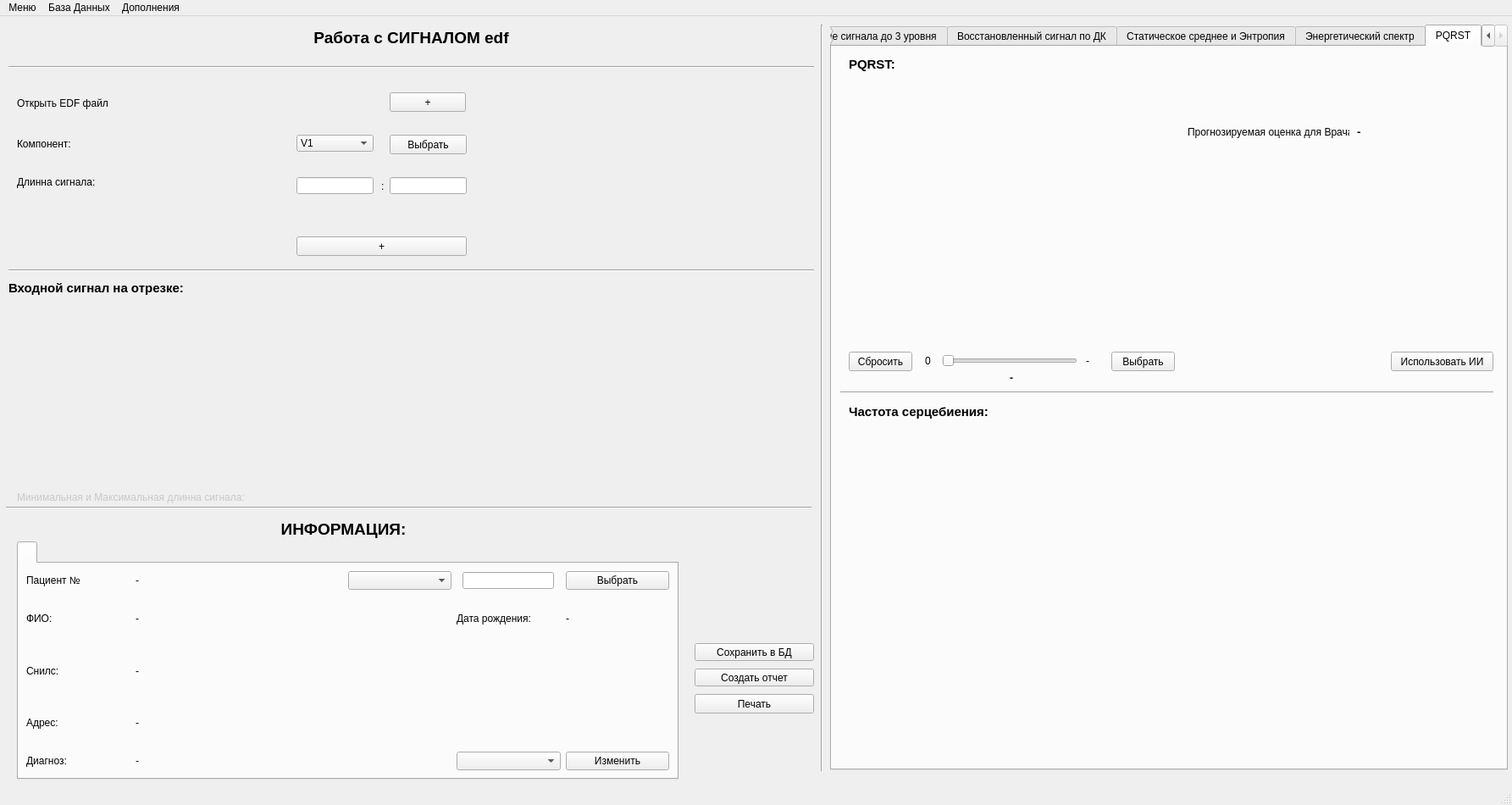
<?xml version="1.0" encoding="UTF-8"?>
<ui version="4.0">
 <class>MainWindow</class>
 <widget class="QMainWindow" name="MainWindow">
  <property name="geometry">
   <rect>
    <x>0</x>
    <y>0</y>
    <width>1785</width>
    <height>950</height>
   </rect>
  </property>
  <property name="minimumSize">
   <size>
    <width>1785</width>
    <height>950</height>
   </size>
  </property>
  <property name="maximumSize">
   <size>
    <width>1785</width>
    <height>950</height>
   </size>
  </property>
  <property name="windowTitle">
   <string>MainWindow</string>
  </property>
  <widget class="QWidget" name="centralwidget">
   <widget class="Line" name="line">
    <property name="geometry">
     <rect>
      <x>960</x>
      <y>10</y>
      <width>20</width>
      <height>881</height>
     </rect>
    </property>
    <property name="orientation">
     <enum>Qt::Vertical</enum>
    </property>
   </widget>
   <widget class="QTabWidget" name="tabWidget">
    <property name="geometry">
     <rect>
      <x>980</x>
      <y>10</y>
      <width>800</width>
      <height>880</height>
     </rect>
    </property>
    <property name="minimumSize">
     <size>
      <width>800</width>
      <height>880</height>
     </size>
    </property>
    <property name="maximumSize">
     <size>
      <width>800</width>
      <height>880</height>
     </size>
    </property>
    <property name="currentIndex">
     <number>4</number>
    </property>
    <widget class="QWidget" name="tab">
     <attribute name="title">
      <string>Разложение сигнала до 3 уровня</string>
     </attribute>
     <widget class="PlotWidget" name="widget" native="true">
      <property name="geometry">
       <rect>
        <x>10</x>
        <y>40</y>
        <width>779</width>
        <height>171</height>
       </rect>
      </property>
     </widget>
     <widget class="QLabel" name="label_7">
      <property name="geometry">
       <rect>
        <x>10</x>
        <y>10</y>
        <width>781</width>
        <height>21</height>
       </rect>
      </property>
      <property name="font">
       <font>
        <pointsize>11</pointsize>
        <weight>75</weight>
        <bold>true</bold>
       </font>
      </property>
      <property name="text">
       <string>Разложение сигнала до уровня 1</string>
      </property>
     </widget>
     <widget class="QLabel" name="label_8">
      <property name="geometry">
       <rect>
        <x>10</x>
        <y>260</y>
        <width>781</width>
        <height>21</height>
       </rect>
      </property>
      <property name="font">
       <font>
        <pointsize>11</pointsize>
        <weight>75</weight>
        <bold>true</bold>
       </font>
      </property>
      <property name="text">
       <string>Разложение сигнала до уровня 2</string>
      </property>
     </widget>
     <widget class="PlotWidget" name="widget_2" native="true">
      <property name="geometry">
       <rect>
        <x>10</x>
        <y>290</y>
        <width>779</width>
        <height>171</height>
       </rect>
      </property>
     </widget>
     <widget class="PlotWidget" name="widget_3" native="true">
      <property name="geometry">
       <rect>
        <x>10</x>
        <y>540</y>
        <width>779</width>
        <height>171</height>
       </rect>
      </property>
     </widget>
     <widget class="QLabel" name="label_9">
      <property name="geometry">
       <rect>
        <x>10</x>
        <y>510</y>
        <width>781</width>
        <height>21</height>
       </rect>
      </property>
      <property name="font">
       <font>
        <pointsize>11</pointsize>
        <weight>75</weight>
        <bold>true</bold>
       </font>
      </property>
      <property name="text">
       <string>Разложение сигнала до уровня 3</string>
      </property>
     </widget>
     <widget class="Line" name="line_12">
      <property name="geometry">
       <rect>
        <x>10</x>
        <y>230</y>
        <width>781</width>
        <height>21</height>
       </rect>
      </property>
      <property name="orientation">
       <enum>Qt::Horizontal</enum>
      </property>
     </widget>
     <widget class="Line" name="line_13">
      <property name="geometry">
       <rect>
        <x>10</x>
        <y>480</y>
        <width>781</width>
        <height>21</height>
       </rect>
      </property>
      <property name="orientation">
       <enum>Qt::Horizontal</enum>
      </property>
     </widget>
    </widget>
    <widget class="QWidget" name="tab_2">
     <attribute name="title">
      <string>Восстановленный сигнал по ДК</string>
     </attribute>
     <widget class="PlotWidget" name="widget_5" native="true">
      <property name="geometry">
       <rect>
        <x>10</x>
        <y>40</y>
        <width>779</width>
        <height>171</height>
       </rect>
      </property>
     </widget>
     <widget class="QLabel" name="label_10">
      <property name="geometry">
       <rect>
        <x>10</x>
        <y>10</y>
        <width>781</width>
        <height>21</height>
       </rect>
      </property>
      <property name="font">
       <font>
        <pointsize>11</pointsize>
        <weight>75</weight>
        <bold>true</bold>
       </font>
      </property>
      <property name="text">
       <string>Восстановленный сигнал по детализирующим коэфициентам на частоте:</string>
      </property>
     </widget>
     <widget class="QLabel" name="label_11">
      <property name="geometry">
       <rect>
        <x>10</x>
        <y>260</y>
        <width>781</width>
        <height>21</height>
       </rect>
      </property>
      <property name="font">
       <font>
        <pointsize>11</pointsize>
        <weight>75</weight>
        <bold>true</bold>
       </font>
      </property>
      <property name="text">
       <string>Восстановленный сигнал по детализирующим коэфициентам на частоте:</string>
      </property>
     </widget>
     <widget class="PlotWidget" name="widget_6" native="true">
      <property name="geometry">
       <rect>
        <x>10</x>
        <y>290</y>
        <width>779</width>
        <height>171</height>
       </rect>
      </property>
     </widget>
     <widget class="PlotWidget" name="widget_7" native="true">
      <property name="geometry">
       <rect>
        <x>10</x>
        <y>540</y>
        <width>779</width>
        <height>171</height>
       </rect>
      </property>
     </widget>
     <widget class="QLabel" name="label_12">
      <property name="geometry">
       <rect>
        <x>10</x>
        <y>510</y>
        <width>781</width>
        <height>21</height>
       </rect>
      </property>
      <property name="font">
       <font>
        <pointsize>11</pointsize>
        <weight>75</weight>
        <bold>true</bold>
       </font>
      </property>
      <property name="text">
       <string>Восстановленный сигнал по детализирующим коэфициентам на частоте:</string>
      </property>
     </widget>
     <widget class="Line" name="line_10">
      <property name="geometry">
       <rect>
        <x>10</x>
        <y>230</y>
        <width>781</width>
        <height>21</height>
       </rect>
      </property>
      <property name="orientation">
       <enum>Qt::Horizontal</enum>
      </property>
     </widget>
     <widget class="Line" name="line_11">
      <property name="geometry">
       <rect>
        <x>10</x>
        <y>480</y>
        <width>781</width>
        <height>21</height>
       </rect>
      </property>
      <property name="orientation">
       <enum>Qt::Horizontal</enum>
      </property>
     </widget>
    </widget>
    <widget class="QWidget" name="tab_3">
     <attribute name="title">
      <string>Статическое среднее и Энтропия</string>
     </attribute>
     <widget class="QLabel" name="label_13">
      <property name="geometry">
       <rect>
        <x>10</x>
        <y>100</y>
        <width>271</width>
        <height>21</height>
       </rect>
      </property>
      <property name="font">
       <font>
        <pointsize>11</pointsize>
        <weight>75</weight>
        <bold>true</bold>
       </font>
      </property>
      <property name="text">
       <string>Статическое среднее:</string>
      </property>
     </widget>
     <widget class="QLabel" name="label_14">
      <property name="geometry">
       <rect>
        <x>10</x>
        <y>430</y>
        <width>271</width>
        <height>21</height>
       </rect>
      </property>
      <property name="font">
       <font>
        <pointsize>11</pointsize>
        <weight>75</weight>
        <bold>true</bold>
       </font>
      </property>
      <property name="text">
       <string>Энтропия:</string>
      </property>
     </widget>
     <widget class="QLabel" name="label_15">
      <property name="geometry">
       <rect>
        <x>10</x>
        <y>130</y>
        <width>771</width>
        <height>181</height>
       </rect>
      </property>
      <property name="text">
       <string>-</string>
      </property>
     </widget>
     <widget class="QLabel" name="label_16">
      <property name="geometry">
       <rect>
        <x>10</x>
        <y>460</y>
        <width>771</width>
        <height>51</height>
       </rect>
      </property>
      <property name="text">
       <string>-</string>
      </property>
     </widget>
     <widget class="QLabel" name="label_29">
      <property name="geometry">
       <rect>
        <x>10</x>
        <y>320</y>
        <width>771</width>
        <height>91</height>
       </rect>
      </property>
      <property name="font">
       <font>
        <pointsize>8</pointsize>
        <weight>50</weight>
        <bold>false</bold>
       </font>
      </property>
      <property name="text">
       <string>Отклонение от нормы: -</string>
      </property>
     </widget>
     <widget class="QLabel" name="label_35">
      <property name="geometry">
       <rect>
        <x>10</x>
        <y>540</y>
        <width>781</width>
        <height>21</height>
       </rect>
      </property>
      <property name="font">
       <font>
        <pointsize>11</pointsize>
        <weight>75</weight>
        <bold>true</bold>
       </font>
      </property>
      <property name="text">
       <string>Стохастические характеристики компонент кардиосигнала:</string>
      </property>
     </widget>
     <widget class="QLabel" name="label_36">
      <property name="geometry">
       <rect>
        <x>10</x>
        <y>570</y>
        <width>771</width>
        <height>61</height>
       </rect>
      </property>
      <property name="text">
       <string>-</string>
      </property>
     </widget>
     <widget class="QLabel" name="label_37">
      <property name="geometry">
       <rect>
        <x>10</x>
        <y>640</y>
        <width>771</width>
        <height>51</height>
       </rect>
      </property>
      <property name="font">
       <font>
        <pointsize>8</pointsize>
        <weight>50</weight>
        <bold>false</bold>
       </font>
      </property>
      <property name="text">
       <string>Отклонения от нормы: -</string>
      </property>
     </widget>
     <widget class="Line" name="line_4">
      <property name="geometry">
       <rect>
        <x>10</x>
        <y>410</y>
        <width>771</width>
        <height>16</height>
       </rect>
      </property>
      <property name="orientation">
       <enum>Qt::Horizontal</enum>
      </property>
     </widget>
     <widget class="Line" name="line_5">
      <property name="geometry">
       <rect>
        <x>10</x>
        <y>520</y>
        <width>771</width>
        <height>16</height>
       </rect>
      </property>
      <property name="orientation">
       <enum>Qt::Horizontal</enum>
      </property>
     </widget>
     <widget class="Line" name="line_7">
      <property name="geometry">
       <rect>
        <x>10</x>
        <y>80</y>
        <width>771</width>
        <height>16</height>
       </rect>
      </property>
      <property name="orientation">
       <enum>Qt::Horizontal</enum>
      </property>
     </widget>
     <widget class="QPushButton" name="pushButton_9">
      <property name="geometry">
       <rect>
        <x>200</x>
        <y>30</y>
        <width>101</width>
        <height>23</height>
       </rect>
      </property>
      <property name="text">
       <string>Выбрать НОРМу</string>
      </property>
     </widget>
     <widget class="QComboBox" name="comboBox_3">
      <property name="geometry">
       <rect>
        <x>6</x>
        <y>30</y>
        <width>181</width>
        <height>22</height>
       </rect>
      </property>
     </widget>
    </widget>
    <widget class="QWidget" name="tab_4">
     <attribute name="title">
      <string>Энергетический спектр</string>
     </attribute>
     <widget class="PlotWidget" name="widget_8" native="true">
      <property name="geometry">
       <rect>
        <x>10</x>
        <y>40</y>
        <width>779</width>
        <height>171</height>
       </rect>
      </property>
     </widget>
     <widget class="QLabel" name="label_17">
      <property name="geometry">
       <rect>
        <x>10</x>
        <y>10</y>
        <width>781</width>
        <height>21</height>
       </rect>
      </property>
      <property name="font">
       <font>
        <pointsize>11</pointsize>
        <weight>75</weight>
        <bold>true</bold>
       </font>
      </property>
      <property name="text">
       <string>Энергетический спектр PS1</string>
      </property>
     </widget>
     <widget class="PlotWidget" name="widget_9" native="true">
      <property name="geometry">
       <rect>
        <x>10</x>
        <y>290</y>
        <width>779</width>
        <height>171</height>
       </rect>
      </property>
     </widget>
     <widget class="QLabel" name="label_18">
      <property name="geometry">
       <rect>
        <x>10</x>
        <y>260</y>
        <width>781</width>
        <height>21</height>
       </rect>
      </property>
      <property name="font">
       <font>
        <pointsize>11</pointsize>
        <weight>75</weight>
        <bold>true</bold>
       </font>
      </property>
      <property name="text">
       <string>Энергетический спектр PS2</string>
      </property>
     </widget>
     <widget class="QLabel" name="label_31">
      <property name="geometry">
       <rect>
        <x>10</x>
        <y>510</y>
        <width>781</width>
        <height>21</height>
       </rect>
      </property>
      <property name="font">
       <font>
        <pointsize>11</pointsize>
        <weight>75</weight>
        <bold>true</bold>
       </font>
      </property>
      <property name="text">
       <string>Энергетический спектр PS3</string>
      </property>
     </widget>
     <widget class="PlotWidget" name="widget_18" native="true">
      <property name="geometry">
       <rect>
        <x>10</x>
        <y>540</y>
        <width>779</width>
        <height>171</height>
       </rect>
      </property>
     </widget>
     <widget class="Line" name="line_8">
      <property name="geometry">
       <rect>
        <x>10</x>
        <y>230</y>
        <width>781</width>
        <height>21</height>
       </rect>
      </property>
      <property name="orientation">
       <enum>Qt::Horizontal</enum>
      </property>
     </widget>
     <widget class="Line" name="line_9">
      <property name="geometry">
       <rect>
        <x>10</x>
        <y>480</y>
        <width>781</width>
        <height>21</height>
       </rect>
      </property>
      <property name="orientation">
       <enum>Qt::Horizontal</enum>
      </property>
     </widget>
    </widget>
    <widget class="QWidget" name="tab_5">
     <attribute name="title">
      <string>PQRST</string>
     </attribute>
     <widget class="PlotWidget" name="widget_10" native="true">
      <property name="geometry">
       <rect>
        <x>20</x>
        <y>40</y>
        <width>381</width>
        <height>311</height>
       </rect>
      </property>
     </widget>
     <widget class="QLabel" name="label_5">
      <property name="geometry">
       <rect>
        <x>20</x>
        <y>10</y>
        <width>331</width>
        <height>21</height>
       </rect>
      </property>
      <property name="font">
       <font>
        <pointsize>11</pointsize>
        <weight>75</weight>
        <bold>true</bold>
       </font>
      </property>
      <property name="text">
       <string>PQRST:</string>
      </property>
     </widget>
     <widget class="Line" name="line_3">
      <property name="geometry">
       <rect>
        <x>10</x>
        <y>400</y>
        <width>771</width>
        <height>16</height>
       </rect>
      </property>
      <property name="orientation">
       <enum>Qt::Horizontal</enum>
      </property>
     </widget>
     <widget class="QLabel" name="label_30">
      <property name="geometry">
       <rect>
        <x>210</x>
        <y>380</y>
        <width>21</width>
        <height>21</height>
       </rect>
      </property>
      <property name="font">
       <font>
        <weight>75</weight>
        <bold>true</bold>
       </font>
      </property>
      <property name="text">
       <string>-</string>
      </property>
     </widget>
     <widget class="QPushButton" name="pushButton_11">
      <property name="geometry">
       <rect>
        <x>330</x>
        <y>360</y>
        <width>75</width>
        <height>23</height>
       </rect>
      </property>
      <property name="text">
       <string>Выбрать</string>
      </property>
     </widget>
     <widget class="QLabel" name="label_38">
      <property name="geometry">
       <rect>
        <x>300</x>
        <y>360</y>
        <width>31</width>
        <height>21</height>
       </rect>
      </property>
      <property name="text">
       <string>-</string>
      </property>
     </widget>
     <widget class="QPushButton" name="pushButton_12">
      <property name="geometry">
       <rect>
        <x>20</x>
        <y>360</y>
        <width>75</width>
        <height>23</height>
       </rect>
      </property>
      <property name="text">
       <string>Сбросить</string>
      </property>
     </widget>
     <widget class="QSlider" name="horizontalSlider_2">
      <property name="geometry">
       <rect>
        <x>130</x>
        <y>360</y>
        <width>160</width>
        <height>22</height>
       </rect>
      </property>
      <property name="orientation">
       <enum>Qt::Horizontal</enum>
      </property>
     </widget>
     <widget class="QLabel" name="label_39">
      <property name="geometry">
       <rect>
        <x>110</x>
        <y>360</y>
        <width>16</width>
        <height>21</height>
       </rect>
      </property>
      <property name="text">
       <string>0</string>
      </property>
     </widget>
     <widget class="PlotWidget" name="widget_11" native="true">
      <property name="geometry">
       <rect>
        <x>20</x>
        <y>450</y>
        <width>541</width>
        <height>161</height>
       </rect>
      </property>
     </widget>
     <widget class="QLabel" name="label_6">
      <property name="geometry">
       <rect>
        <x>20</x>
        <y>420</y>
        <width>331</width>
        <height>21</height>
       </rect>
      </property>
      <property name="font">
       <font>
        <pointsize>11</pointsize>
        <weight>75</weight>
        <bold>true</bold>
       </font>
      </property>
      <property name="text">
       <string>Частота серцебиения:</string>
      </property>
     </widget>
     <widget class="QLabel" name="label_40">
      <property name="geometry">
       <rect>
        <x>620</x>
        <y>80</y>
        <width>161</width>
        <height>41</height>
       </rect>
      </property>
      <property name="font">
       <font>
        <pointsize>10</pointsize>
        <weight>75</weight>
        <bold>true</bold>
       </font>
      </property>
      <property name="text">
       <string>-</string>
      </property>
     </widget>
     <widget class="QLabel" name="label_41">
      <property name="geometry">
       <rect>
        <x>420</x>
        <y>90</y>
        <width>191</width>
        <height>21</height>
       </rect>
      </property>
      <property name="minimumSize">
       <size>
        <width>191</width>
        <height>21</height>
       </size>
      </property>
      <property name="maximumSize">
       <size>
        <width>191</width>
        <height>21</height>
       </size>
      </property>
      <property name="text">
       <string>Прогнозируемая оценка для Врача: </string>
      </property>
     </widget>
     <widget class="QPushButton" name="pushButton_13">
      <property name="geometry">
       <rect>
        <x>660</x>
        <y>360</y>
        <width>121</width>
        <height>23</height>
       </rect>
      </property>
      <property name="text">
       <string>Использовать ИИ</string>
      </property>
     </widget>
    </widget>
   </widget>
   <widget class="PlotWidget" name="widget_4" native="true">
    <property name="geometry">
     <rect>
      <x>80</x>
      <y>340</y>
      <width>801</width>
      <height>211</height>
     </rect>
    </property>
   </widget>
   <widget class="QLabel" name="label_32">
    <property name="geometry">
     <rect>
      <x>10</x>
      <y>300</y>
      <width>951</width>
      <height>41</height>
     </rect>
    </property>
    <property name="font">
     <font>
      <pointsize>11</pointsize>
      <weight>75</weight>
      <bold>true</bold>
     </font>
    </property>
    <property name="text">
     <string>Входной сигнал на отрезке: </string>
    </property>
   </widget>
   <widget class="QPushButton" name="pushButton_5">
    <property name="geometry">
     <rect>
      <x>820</x>
      <y>740</y>
      <width>141</width>
      <height>21</height>
     </rect>
    </property>
    <property name="text">
     <string>Сохранить в БД</string>
    </property>
   </widget>
   <widget class="QPushButton" name="pushButton_6">
    <property name="geometry">
     <rect>
      <x>820</x>
      <y>770</y>
      <width>141</width>
      <height>21</height>
     </rect>
    </property>
    <property name="text">
     <string>Создать отчет</string>
    </property>
   </widget>
   <widget class="QTabWidget" name="tabWidget">
    <property name="geometry">
     <rect>
      <x>20</x>
      <y>620</y>
      <width>781</width>
      <height>281</height>
     </rect>
    </property>
    <widget class="QWidget" name="Page1">
     <attribute name="title">
      <string/>
     </attribute>
     <layout class="QGridLayout" name="gridLayout_4">
      <item row="0" column="3">
       <widget class="QComboBox" name="comboBox_2"/>
      </item>
      <item row="2" column="1" colspan="5">
       <widget class="QLabel" name="label_25">
        <property name="text">
         <string>-</string>
        </property>
       </widget>
      </item>
      <item row="4" column="0">
       <widget class="QLabel" name="label_33">
        <property name="text">
         <string>Диагноз:</string>
        </property>
       </widget>
      </item>
      <item row="1" column="4">
       <widget class="QLabel" name="label_21">
        <property name="text">
         <string>Дата рождения:</string>
        </property>
       </widget>
      </item>
      <item row="1" column="5">
       <widget class="QLabel" name="label_24">
        <property name="text">
         <string>-</string>
        </property>
       </widget>
      </item>
      <item row="2" column="0">
       <widget class="QLabel" name="label_22">
        <property name="text">
         <string>Снилс:</string>
        </property>
       </widget>
      </item>
      <item row="3" column="0">
       <widget class="QLabel" name="label_28">
        <property name="text">
         <string>Адрес:</string>
        </property>
       </widget>
      </item>
      <item row="0" column="0">
       <widget class="QLabel" name="label_19">
        <property name="text">
         <string>Пациент № </string>
        </property>
       </widget>
      </item>
      <item row="1" column="0">
       <widget class="QLabel" name="label_20">
        <property name="text">
         <string>ФИО: </string>
        </property>
       </widget>
      </item>
      <item row="0" column="5">
       <widget class="QPushButton" name="pushButton_8">
        <property name="text">
         <string>Выбрать</string>
        </property>
       </widget>
      </item>
      <item row="3" column="1" colspan="5">
       <widget class="QLabel" name="label_27">
        <property name="text">
         <string>-</string>
        </property>
       </widget>
      </item>
      <item row="4" column="4">
       <widget class="QComboBox" name="comboBox_4"/>
      </item>
      <item row="4" column="1" colspan="3">
       <widget class="QLabel" name="label_34">
        <property name="text">
         <string>-</string>
        </property>
       </widget>
      </item>
      <item row="4" column="5">
       <widget class="QPushButton" name="pushButton_10">
        <property name="text">
         <string>Изменить</string>
        </property>
       </widget>
      </item>
      <item row="0" column="4" alignment="Qt::AlignHCenter">
       <widget class="QLineEdit" name="lineEdit_3">
        <property name="maximumSize">
         <size>
          <width>473</width>
          <height>20</height>
         </size>
        </property>
       </widget>
      </item>
      <item row="0" column="1" colspan="2">
       <widget class="QLabel" name="label_26">
        <property name="text">
         <string>-</string>
        </property>
       </widget>
      </item>
      <item row="1" column="1" colspan="3">
       <widget class="QLabel" name="label_23">
        <property name="text">
         <string>-</string>
        </property>
       </widget>
      </item>
     </layout>
    </widget>
   </widget>
   <widget class="Line" name="line_2">
    <property name="geometry">
     <rect>
      <x>7</x>
      <y>570</y>
      <width>951</width>
      <height>20</height>
     </rect>
    </property>
    <property name="orientation">
     <enum>Qt::Horizontal</enum>
    </property>
   </widget>
   <widget class="QPushButton" name="pushButton_2">
    <property name="geometry">
     <rect>
      <x>820</x>
      <y>800</y>
      <width>141</width>
      <height>23</height>
     </rect>
    </property>
    <property name="text">
     <string>Печать</string>
    </property>
   </widget>
   <widget class="QLabel" name="label_42">
    <property name="geometry">
     <rect>
      <x>10</x>
      <y>10</y>
      <width>951</width>
      <height>31</height>
     </rect>
    </property>
    <property name="font">
     <font>
      <pointsize>14</pointsize>
      <weight>75</weight>
      <bold>true</bold>
     </font>
    </property>
    <property name="text">
     <string>Работа с СИГНАЛОМ edf</string>
    </property>
    <property name="textFormat">
     <enum>Qt::AutoText</enum>
    </property>
    <property name="alignment">
     <set>Qt::AlignCenter</set>
    </property>
   </widget>
   <widget class="Line" name="line_6">
    <property name="geometry">
     <rect>
      <x>10</x>
      <y>50</y>
      <width>951</width>
      <height>20</height>
     </rect>
    </property>
    <property name="orientation">
     <enum>Qt::Horizontal</enum>
    </property>
   </widget>
   <widget class="QLabel" name="label">
    <property name="geometry">
     <rect>
      <x>20</x>
      <y>82</y>
      <width>351</width>
      <height>41</height>
     </rect>
    </property>
    <property name="text">
     <string>Открыть EDF файл</string>
    </property>
   </widget>
   <widget class="QPushButton" name="pushButton">
    <property name="geometry">
     <rect>
      <x>460</x>
      <y>90</y>
      <width>90</width>
      <height>23</height>
     </rect>
    </property>
    <property name="text">
     <string>+</string>
    </property>
   </widget>
   <widget class="QComboBox" name="comboBox">
    <property name="geometry">
     <rect>
      <x>350</x>
      <y>140</y>
      <width>91</width>
      <height>20</height>
     </rect>
    </property>
    <item>
     <property name="text">
      <string>V1</string>
     </property>
    </item>
    <item>
     <property name="text">
      <string>V2</string>
     </property>
    </item>
    <item>
     <property name="text">
      <string>V3</string>
     </property>
    </item>
    <item>
     <property name="text">
      <string>VR</string>
     </property>
    </item>
    <item>
     <property name="text">
      <string>VL</string>
     </property>
    </item>
    <item>
     <property name="text">
      <string>VF</string>
     </property>
    </item>
   </widget>
   <widget class="QPushButton" name="pushButton_7">
    <property name="geometry">
     <rect>
      <x>460</x>
      <y>140</y>
      <width>91</width>
      <height>23</height>
     </rect>
    </property>
    <property name="text">
     <string>Выбрать</string>
    </property>
   </widget>
   <widget class="QLabel" name="label_2">
    <property name="geometry">
     <rect>
      <x>20</x>
      <y>180</y>
      <width>241</width>
      <height>31</height>
     </rect>
    </property>
    <property name="text">
     <string>Длинна сигнала:</string>
    </property>
   </widget>
   <widget class="QLineEdit" name="lineEdit">
    <property name="geometry">
     <rect>
      <x>350</x>
      <y>190</y>
      <width>91</width>
      <height>20</height>
     </rect>
    </property>
   </widget>
   <widget class="QLabel" name="label_3">
    <property name="geometry">
     <rect>
      <x>450</x>
      <y>180</y>
      <width>16</width>
      <height>41</height>
     </rect>
    </property>
    <property name="text">
     <string>:</string>
    </property>
   </widget>
   <widget class="QLineEdit" name="lineEdit_2">
    <property name="geometry">
     <rect>
      <x>460</x>
      <y>190</y>
      <width>91</width>
      <height>20</height>
     </rect>
    </property>
   </widget>
   <widget class="QPushButton" name="pushButton_3">
    <property name="geometry">
     <rect>
      <x>350</x>
      <y>260</y>
      <width>201</width>
      <height>23</height>
     </rect>
    </property>
    <property name="text">
     <string>+</string>
    </property>
   </widget>
   <widget class="QLabel" name="label_43">
    <property name="geometry">
     <rect>
      <x>10</x>
      <y>590</y>
      <width>791</width>
      <height>31</height>
     </rect>
    </property>
    <property name="font">
     <font>
      <pointsize>14</pointsize>
      <weight>75</weight>
      <bold>true</bold>
     </font>
    </property>
    <property name="text">
     <string>ИНФОРМАЦИЯ:</string>
    </property>
    <property name="textFormat">
     <enum>Qt::AutoText</enum>
    </property>
    <property name="alignment">
     <set>Qt::AlignCenter</set>
    </property>
   </widget>
   <widget class="QLabel" name="label_4">
    <property name="geometry">
     <rect>
      <x>20</x>
      <y>130</y>
      <width>91</width>
      <height>41</height>
     </rect>
    </property>
    <property name="text">
     <string>Компонент:</string>
    </property>
   </widget>
   <widget class="QLabel" name="label_44">
    <property name="geometry">
     <rect>
      <x>20</x>
      <y>560</y>
      <width>941</width>
      <height>16</height>
     </rect>
    </property>
    <property name="styleSheet">
     <string notr="true">color:rgb(200, 200, 200)</string>
    </property>
    <property name="text">
     <string>Минимальная и Максимальная длинна сигнала:</string>
    </property>
   </widget>
   <widget class="Line" name="line_14">
    <property name="geometry">
     <rect>
      <x>10</x>
      <y>290</y>
      <width>951</width>
      <height>20</height>
     </rect>
    </property>
    <property name="orientation">
     <enum>Qt::Horizontal</enum>
    </property>
   </widget>
  </widget>
  <widget class="QMenuBar" name="menubar">
   <property name="geometry">
    <rect>
     <x>0</x>
     <y>0</y>
     <width>1785</width>
     <height>21</height>
    </rect>
   </property>
   <widget class="QMenu" name="menu">
    <property name="title">
     <string>Меню</string>
    </property>
    <addaction name="action"/>
   </widget>
   <widget class="QMenu" name="menu_2">
    <property name="title">
     <string>База Данных</string>
    </property>
    <addaction name="action_2"/>
    <addaction name="separator"/>
    <addaction name="action_4"/>
    <addaction name="action_5"/>
    <addaction name="action_6"/>
    <addaction name="action_8"/>
   </widget>
   <widget class="QMenu" name="menu_3">
    <property name="title">
     <string>Дополнения</string>
    </property>
    <addaction name="action_3"/>
    <addaction name="action_7"/>
   </widget>
   <addaction name="menu"/>
   <addaction name="menu_2"/>
   <addaction name="menu_3"/>
  </widget>
  <widget class="QStatusBar" name="statusbar"/>
  <action name="action">
   <property name="text">
    <string>Выход</string>
   </property>
  </action>
  <action name="action_2">
   <property name="text">
    <string>Открыть Базу данных</string>
   </property>
  </action>
  <action name="action_4">
   <property name="text">
    <string>Добавить &quot;Пациента&quot; в Базу Данных</string>
   </property>
  </action>
  <action name="action_3">
   <property name="text">
    <string>Работа с изображениями</string>
   </property>
  </action>
  <action name="action_5">
   <property name="text">
    <string>Добавить значение &quot;Норм&quot; в Базу Данных</string>
   </property>
  </action>
  <action name="action_6">
   <property name="text">
    <string>Добавить название &quot;Болезни&quot; в Базу данных</string>
   </property>
  </action>
  <action name="action_7">
   <property name="text">
    <string>Работа с ИИ</string>
   </property>
  </action>
  <action name="action_8">
   <property name="text">
    <string>Добавить &quot;Тип порога&quot; для изображения</string>
   </property>
  </action>
 </widget>
 <customwidgets>
  <customwidget>
   <class>PlotWidget</class>
   <extends>QWidget</extends>
   <header>pyqtgraph</header>
   <container>1</container>
  </customwidget>
 </customwidgets>
 <resources/>
 <connections/>
</ui>
